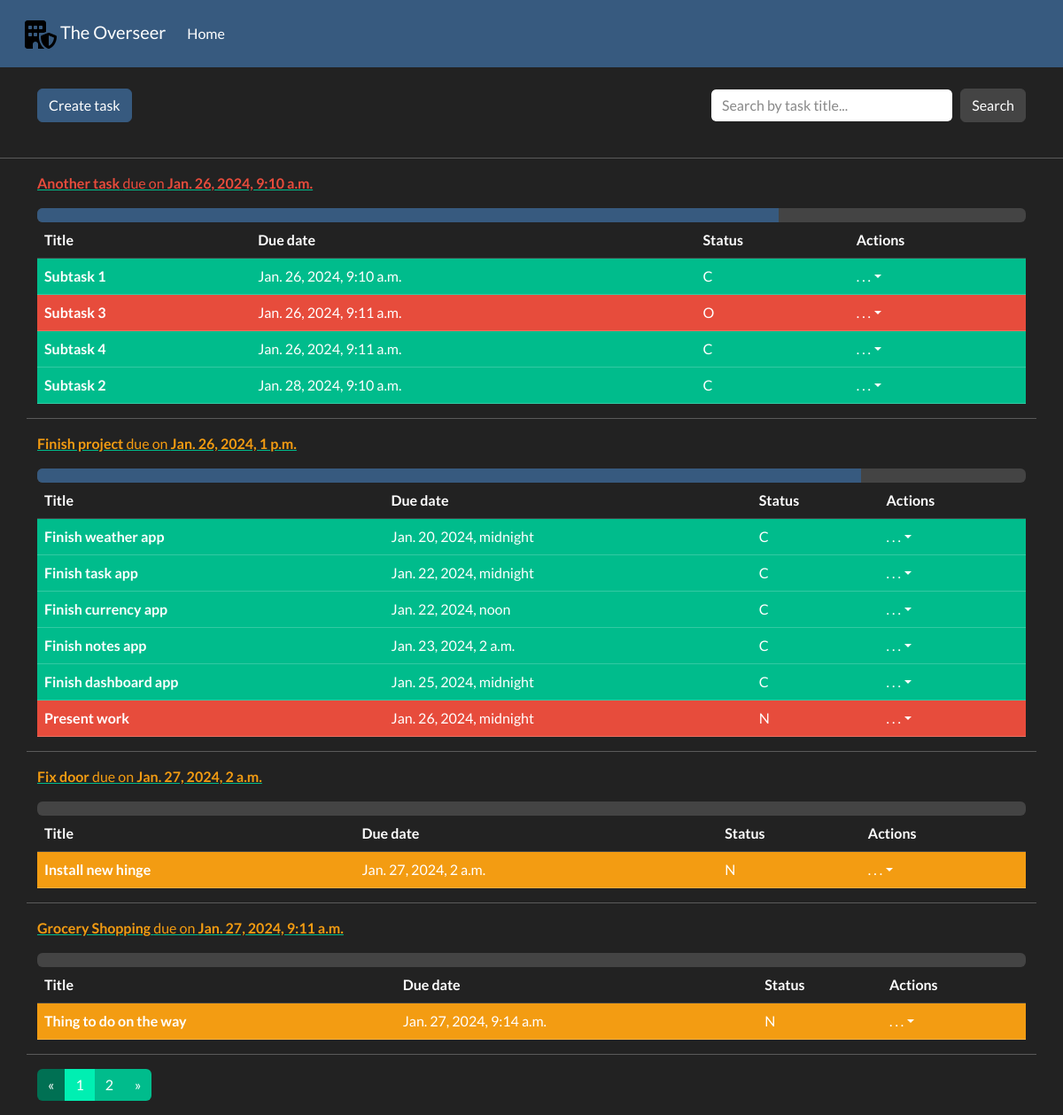
/tasks/, run on the app's committed database.
### overseer/models.py (models this page shows, shortened)
class Task(models.Model):
    title = models.CharField(max_length=200)
    pub_date = models.DateTimeField(verbose_name='Creation date', auto_now_add=True)
    due_date = models.DateTimeField(verbose_name='Due date')
    class Meta:
        ordering = ['due_date']
    @property
    def severity(self) -> str:
        remaining_days = self.due_date - timezone.now()
        if remaining_days <= timezone.timedelta(days=0):
            return 'danger'
        elif remaining_days <= timezone.timedelta(days=7):
            return 'warning'
        elif remaining_days <= timezone.timedelta(days=14):
            return 'info'
        else:
            return 'light'
    @property
    def progress(self) -> int:
        progress = 0
        for subtask in self.subtasks.all():
            progress += 1 if subtask.status == 'C' else 0
        return progress
    @property
    def progress_percentage(self) -> str:
        subtask_num = self.subtasks.all().count() if self.subtasks.all().count() != 0 else 1
        return str(round(100 / subtask_num * self.progress, 2)) + '%'

class SubTask(models.Model):
    title = models.CharField(max_length=100)
    pub_date = models.DateTimeField(verbose_name='Creation date', auto_now_add=True)
    due_date = models.DateTimeField(verbose_name='Due date')
    content = HTMLField(null=True, blank=True)
    STATUS_LIST = (
        ('O', 'Ongoing'),
        ('C', 'Complete'),
        ('N', 'Not started')
    )
    status = models.CharField(choices=STATUS_LIST, max_length=1, verbose_name='Status')
    main_task = models.ForeignKey(Task, on_delete=models.CASCADE, related_name='subtasks')
    @property
    def severity(self) -> str:
        remaining_days = self.due_date - timezone.now()
        if remaining_days <= timezone.timedelta(days=0):
            return 'danger'
        elif remaining_days <= timezone.timedelta(days=7):
            return 'warning'
        elif remaining_days <= timezone.timedelta(days=14):
            return 'info'
        else:
            return 'light'
    class Meta:
        ordering = ['due_date']

### overseer/views.py (the view)
# urls.py: path('', views.index, name='currency-index'),
def index(request):
    if request.method == 'POST':
        query_text = request.POST['search_text']
        task_list = Task.objects.filter(title__icontains=query_text)
    else:
        task_list = Task.objects.all()
    paginator = Paginator(task_list, 4)
    page_number = request.GET.get('page')
    paged_tasks = paginator.get_page(page_number)
    context = {
        'task_list': paged_tasks,
    }
    return render(request, 'overseer/index.html', context=context)

### overseer/templatetags/overseer_extras.py (called while the page is built)
@register.inclusion_tag('overseer/pagination.html')
def paginate(paginated_obj):
    return {'page_obj': paginated_obj}

### overseer/templates/overseer/index.html (shortened to what this page needs)
{% extends 'overseer/base.html' %}
{% block content %}
{% load overseer_extras %}
<br>
<div class="container">
    <div class="row">
        <div class="col-4">
            <a type="button" class="btn btn-primary" href="{% url 'task-create'%}">Create task</a>
        </div>
        <div class="col-4"></div>
        <div class="col-4">
            <form class="d-flex" method="post">
                <input class="form-control me-sm-2" type="search" placeholder="Search by task title..." name="search_text">
                <button class="btn btn-secondary my-2 my-sm-0" type="submit">Search</button>
            </form>
        </div>
    </div>
</div>
<br>
<hr>
{% for task in task_list %}
    <div class="container">
        <div class="row">
            <div class="col-12">
                <a href="{% url 'task-detail' task.id %}">
                    <p class="text-{{ task.severity }}"><b>{{ task.title }}</b> due on <b>{{ task.due_date }}</b></p>
                </a>
                {% if task.subtasks.all.count > 0 %}
                <div class="progress">
                    <div class="progress-bar" role="progressbar" style="width: {{ task.progress_percentage }};" aria-valuenow="{{ task.progress }}" aria-valuemin="0" aria-valuemax="{{ task.subtasks.all.count }}"></div>
                </div>
                <table class="table table-hover">
                    <thead>
                    <tr>
                        <th scope="col">Title</th>
                        <th scope="col">Due date</th>
                        <th scope="col">Status</th>
                        <th scope="col">Actions</th>
                    </tr>
                    </thead>
                    <tbody>
                    {% for subtask in task.subtasks.all %}
                    <tr class="table-{% if subtask.status == 'C' %}success{% else %}{{ subtask.severity }}{% endif %}">
                        <th scope="row">{{ subtask.title }}</th>
                        <td>{{ subtask.due_date }}</td>
                        <td>{{ subtask.status }}</td>
                        <td>
                            <a class="nav-link dropdown-toggle" data-bs-toggle="dropdown" href="#" role="button" aria-haspopup="true" aria-expanded="false">. . .</a>
                        </td>
                    </tr>
                    </tbody>
                    {% endfor %}
                </table>
                {% endif %}
            </div>
            <hr>
        </div>
    </div>
{% endfor %}
<div class="container">
    <div class="row">
        {% paginate task_list %}
    </div>
</div>
{% endblock %}

### data on the page
Task: title "Another task", due_date "Jan. 26, 2024, 9:10 a.m."
SubTask: title "Subtask 1", due_date "Jan. 26, 2024, 9:10 a.m.", status "C"
SubTask: title "Subtask 3", due_date "Jan. 26, 2024, 9:11 a.m.", status "O"
SubTask: title "Subtask 4", due_date "Jan. 26, 2024, 9:11 a.m.", status "C"
SubTask: title "Subtask 2", due_date "Jan. 28, 2024, 9:10 a.m.", status "C"
Task: title "Finish project", due_date "Jan. 26, 2024, 1 p.m."
SubTask: title "Finish weather app", due_date "Jan. 20, 2024, midnight", status "C"
SubTask: title "Finish task app", due_date "Jan. 22, 2024, midnight", status "C"
SubTask: title "Finish currency app", due_date "Jan. 22, 2024, noon", status "C"
SubTask: title "Finish notes app", due_date "Jan. 23, 2024, 2 a.m.", status "C"
SubTask: title "Finish dashboard app", due_date "Jan. 25, 2024, midnight", status "C"
SubTask: title "Present work", due_date "Jan. 26, 2024, midnight", status "N"
Task: title "Fix door", due_date "Jan. 27, 2024, 2 a.m."
SubTask: title "Install new hinge", due_date "Jan. 27, 2024, 2 a.m.", status "N"
Task: title "Grocery Shopping", due_date "Jan. 27, 2024, 9:11 a.m."
SubTask: title "Thing to do on the way", due_date "Jan. 27, 2024, 9:14 a.m.", status "N"

### other printed values
{{ page_number }} "1" "2"
